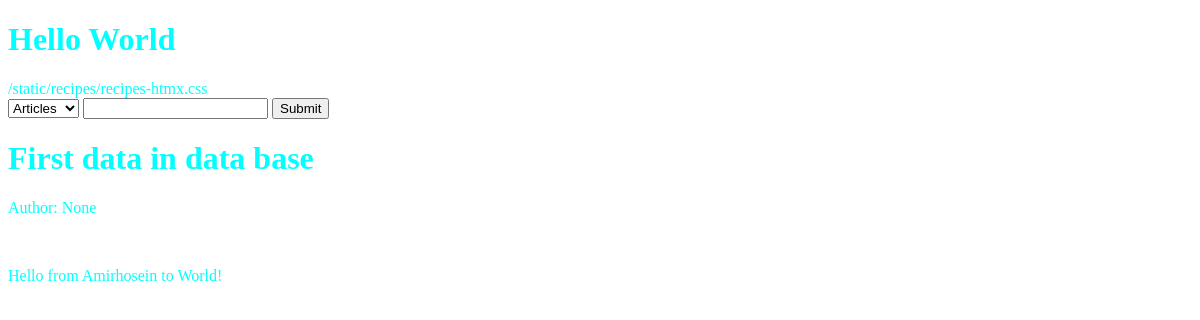
Screenshot of /articles/first-data-in-data-base/ with the database file from the repository.
### articles/models.py (models this page shows, shortened)
class Article(models.Model):
    user = models.ForeignKey(User, blank=True, null=True, on_delete=models.SET_NULL)
    title = models.CharField(max_length=70)
    content = models.TextField()
    slug = models.SlugField(unique=True, blank=True, null=True)
    timestamp = models.DateTimeField(auto_now_add=True)
    updated = models.DateTimeField(auto_now=True)
    publish = models.DateField(auto_now=False, auto_now_add=False, null=True, blank=True)
    objects = ArticleManager()

### articles/views.py (the view)
# urls.py: path("<slug:slug>/", article_detail_view, name="detail"),
def article_detail_view(request, slug, *args, **argv):
    article_obj = None
    if slug is not None:
        try:
            article_obj = Article.objects.get(slug=slug)
        except Article.DoesNotExist:
            raise Http404
        except Article.MultipleObjectsReturned:
            article_obj = Article.objects.filter(slug=slug).first()
        except:
            raise Http404
    context = {
        "object" : article_obj
    }
    return render(request, "articles/detail.html", context=context)

### articles/models.py (called while the page is built)
    def get_queryset(self):
            return ArticleQuerySet(self.model, using=self._db)

### templates/articles/detail.html (shortened to what this page needs)
{% extends "base.html" %}
{% block content %}
    {% if object %}
        <h1>{{ object.title }}</h1>
        <p>Author: {{ object.user }}
        </p>
        <br>
        <p>{{ object.content }}</p>
    {% endif %}
{% endblock %}

### static/recipes/recipes-htmx.css (style rules this page uses)
body { color: aqua; }

### rows the page displays
Article: title "First data in data base", user "None", content "Hello from Amirhosein to World!"
